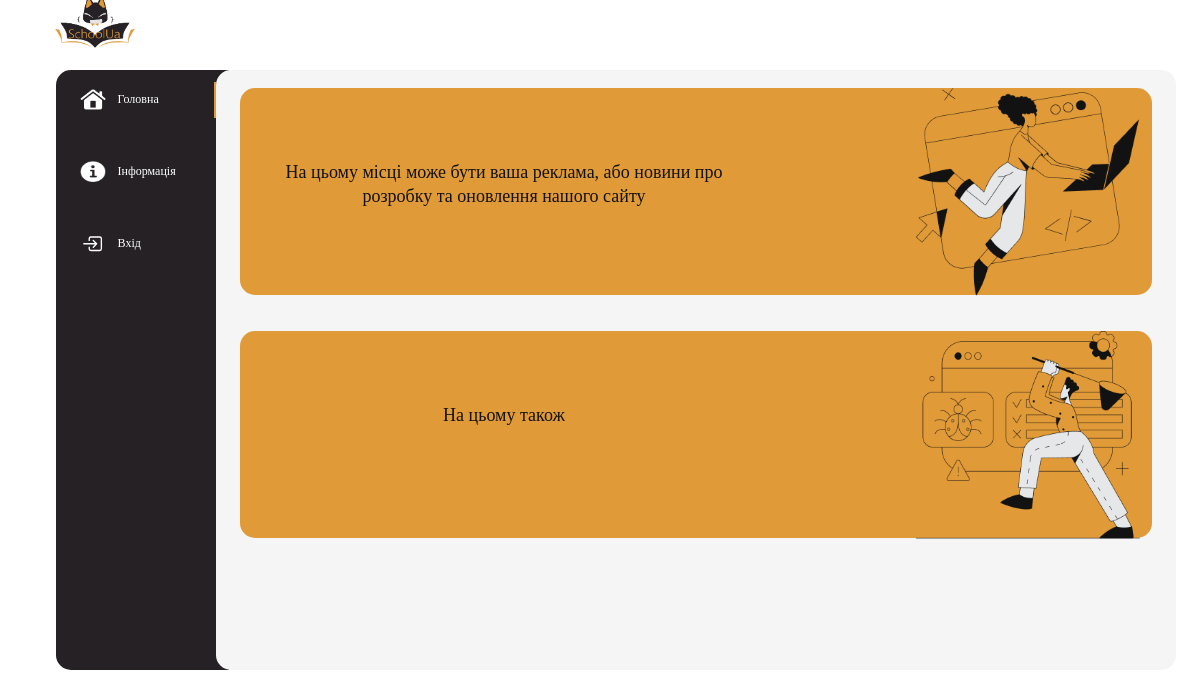
/home/, run on the app's committed database.
### MainApp/models.py (models this page shows)
class News(models.Model):
    text1 = models.CharField(max_length=1000,default='На цьому місці може бути ваша реклама')
    text2 = models.CharField(max_length=1000, default='На цьому також')
    time_create = models.DateTimeField(auto_now_add = True)
    time_update = models.DateTimeField(auto_now= True)

### MainApp/views.py (the view)
# urls.py: 2. Add a URL to urlpatterns:  path('', views.home, name='home')
def home(request, id_school = None):
    tmp = buttons_menu(request, id_school, False)
    if tmp != None:
        return redirect(tmp)
    last_id_news = len(News.objects.all()) - 1
    if id_school:
        School.objects.get(pk = id_school)
        return render(request, 'MainApp/home.html', context={"select_menu":0,'news':News.objects.all()[last_id_news],
                     'account':check_account(request,id_school)})
    else:
        return render(request, 'MainApp/home.html', context={"select_menu":0,'type_menu':1,
        'news':News.objects.all()[last_id_news], 'account':check_account(request)})

### MainApp/templates/MainApp/home.html
  {% extends 'MainApp/base.html' %}
    {% load static %}
      {% block content %}
        <main class="base_main">
            <div class="news_box">
              <img class = 'home_image' src="{% static 'image/home1.png' %}" alt="">
              <p class = 'news_text'>{{news.text1}}</p>
            </div>
            <div class="news_box">
              <img class = 'home_image' src="{% static 'image/home2.png' %}" alt="">
              <p class = 'news_text'>{{news.text2}}</p>
            </div>
        </main>
      {% endblock %}

### MainApp/static/base.css (style rules this page uses)
* { text-transform: none; }
body { overflow-y: auto; overflow-x: hidden; }
.base_main { position: absolute; display: flex; justify-content: center; flex-direction: column; text-align: center; width: 80vw; height: 50vw; left: 18vw; top: 4.4em; background: #F5F5F5; border-radius: 15px; }

### MainApp/static/home.css (style rules this page uses)
.home_image { position: absolute; right: 1vw; width: 18.63vw; height: 17.32vw; }
.news_box { margin-top: 1.5vw; margin-bottom: 1.5vw; margin-left: 2.5%; position: relative; background-color: #E19A38; width: 95%; height: 34.5%; border-radius: 15px; }
.news_text { overflow: auto; position: relative; width: 38vw; height: 7vw; margin-top: 6vw; margin-left: 3vw; font-family: 'Gilroy'; font-style: normal; font-weight: 400; font-size: 1.5vw; line-height: 2vw; text-align: center; color: #121212; }

### MainApp/static/auth.css (style rules this page uses)
.base_main { display: flex; justify-content: center; }

### MainApp/static/school.css (style rules this page uses)
.base_main { justify-content: unset; }

### data on the page
News: text1 "На цьому місці може бути ваша реклама, або новини про розробку та оновлення нашого сайту", text2 "На цьому також"
